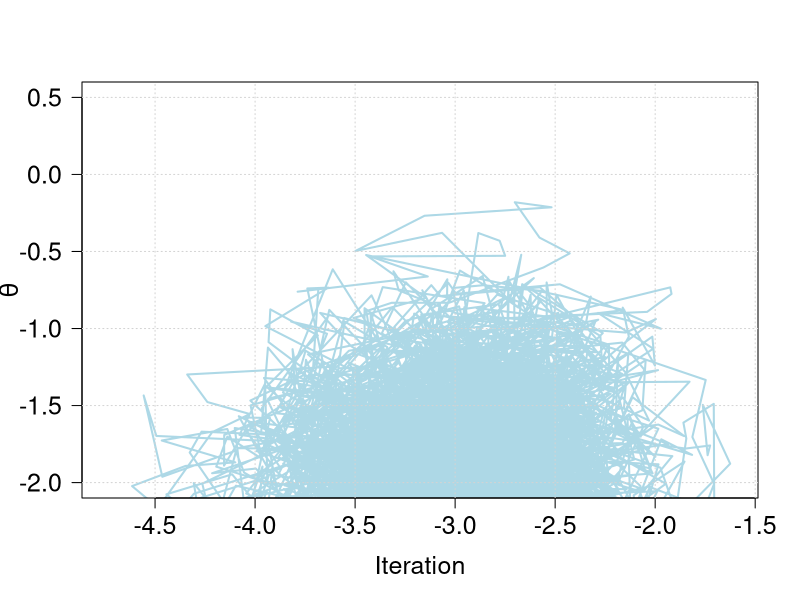
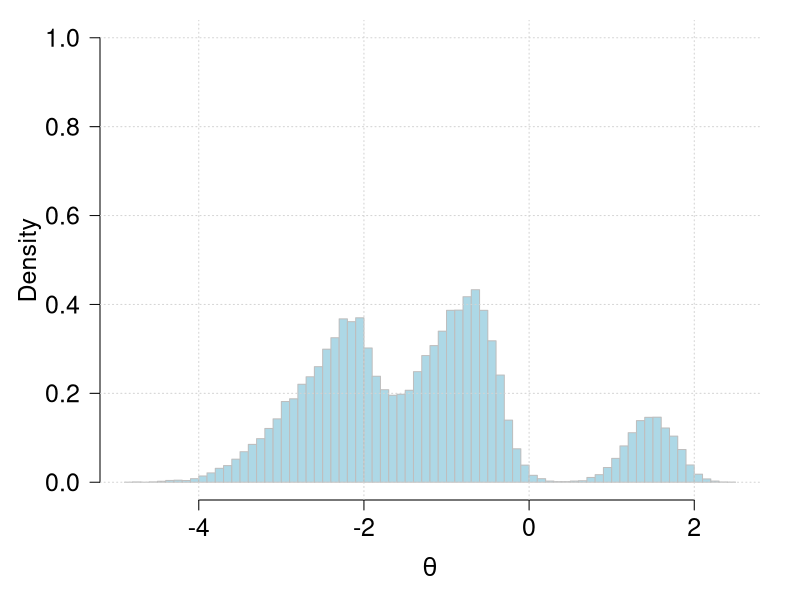
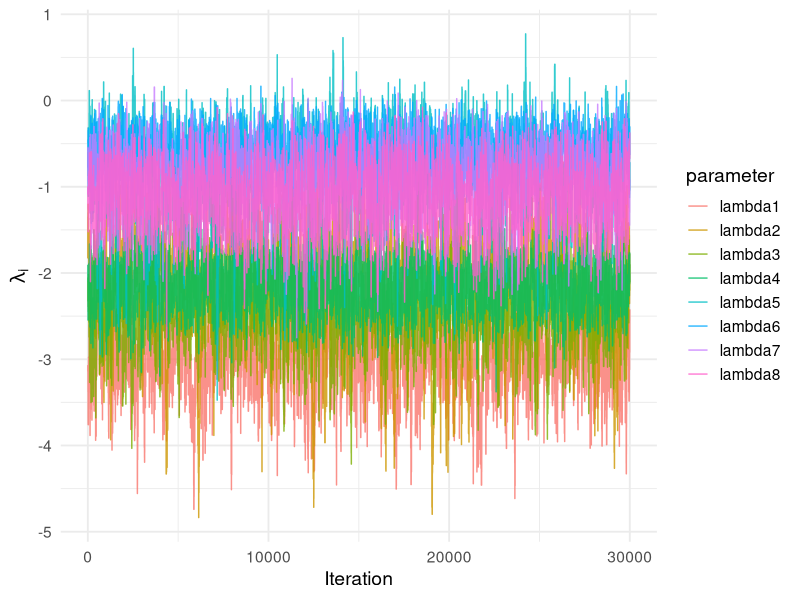
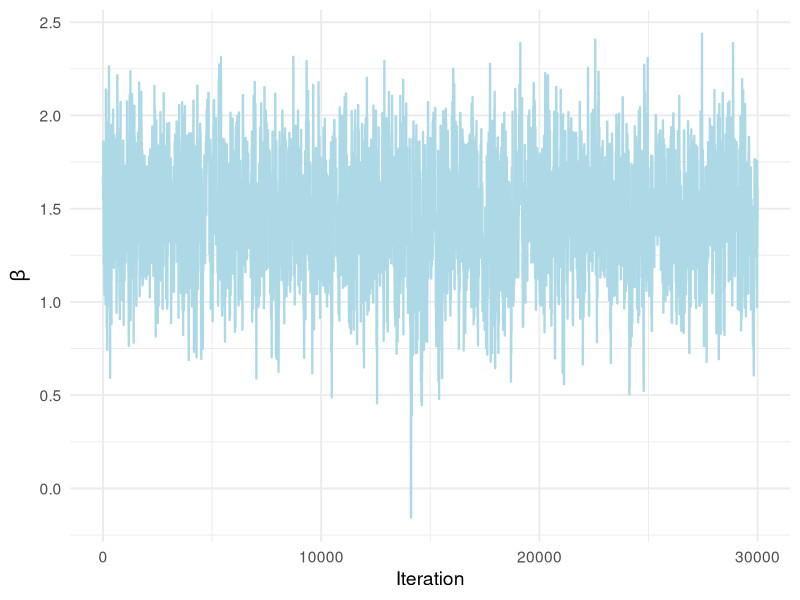
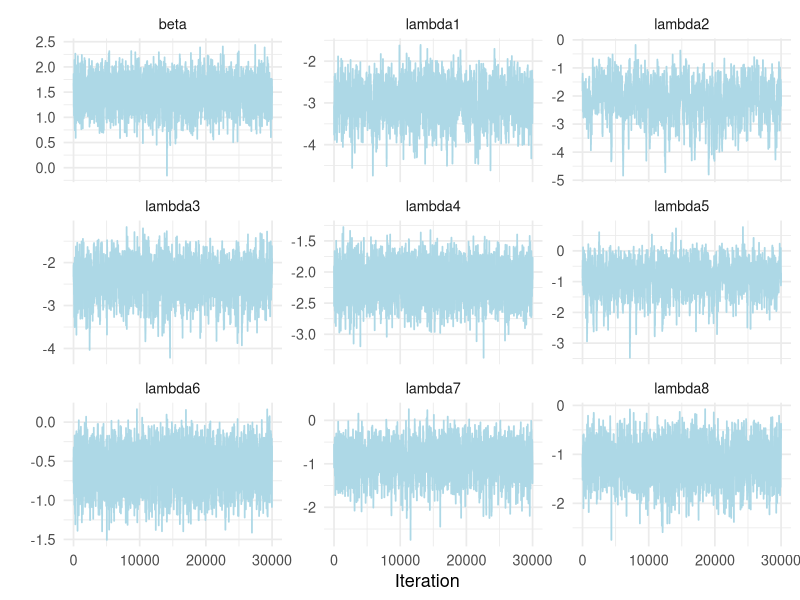

These figures' R source, in order: (Note: this script raises an error after producing the figures.)
## ---- chunk 1
knitr::opts_chunk$set(echo = TRUE)
## ---- chunk 2
library(ggplot2)
library(tidyr)
library(dplyr)

## ---- chunk 3

newton_raphson <- function(n, 
                           y, 
                           t, 
                           alpha, 
                           gamma, 
                           delta, 
                           maxit, 
                           lambda_start, 
                           beta_start) {

  #####
  # this function is based on the gradient from Antoninas solution
  #####
  
  # starting values for parameters
  # NOTE: REPARAMETRIZED PARS ARE USED and denote lambda_tilde, beta_tilde
  lambda <- lambda_start
  beta <- beta_start
  # overall parameter vector theta (9x1 vector)
  theta <- c(lambda, beta)
  
  # initialize result matrix with 3 columns and nrow=maxit
  res <- matrix(0, maxit, 10)
  res[1, 1:8] <- lambda
  res[1, 9] <- beta
  
  for (i in 2:maxit) {
    
  
    # use estimates from previous step
    lambda <- res[i-1, 1:8]
    beta <- res[i-1, 9]
    
    # log posterior
    log_p <- sum((y + alpha)*lambda) - sum((t + exp(beta))*exp(lambda)) + (n*alpha + gamma)*beta - delta*exp(beta)
    res[1,10] <- log_p
    
    # gradient of log-posterior (vector of first derivatives)
    # lambda gradient vector of n=8
    grad_lambda <- (y +  alpha) - exp(lambda)*(t + exp(beta))
    # beta gradient of n=1
    grad_beta <- n*alpha + gamma - exp(beta)*sum(exp(lambda)) - delta*exp(beta)
  
    # build gradient vector
    grad <- c(grad_lambda, grad_beta)
    
    
    # 2nd order derivative of lambdas n=8
    g2_lambda <- -exp(lambda)*(t+exp(beta))
    g2_beta <- -exp(beta)*sum(exp(lambda))-delta*exp(beta)
    
    # cross derivatives
    cross_der <- -exp(lambda)*exp(beta)
    
    # build hessian of 9x9 dimensions
    hess <- matrix(0, 9, 9)
    diag(hess) <- c(g2_lambda, g2_beta)
    hess[1:8, 9] <- -exp(beta) * exp(lambda)
    hess[9, 1:8] <- -exp(beta) * exp(lambda)
    
      
    # N-R step
    theta <- c(lambda, beta)
    theta_new <- theta - solve(hess, grad) # res[i, 1:9] <- th[i-1,1:9]-1*solve(hess)%*%grad
    
    ## update parameters
    lambda <- theta_new[1:8]
    beta <- theta_new[9]
    
    # store new estimated pars
    res[i, ] <- c(lambda, beta, log_p)

    
    ## ensure that lambdas are > 0 ?
    # lambda[1] <- max(0.00001, lambda[1])
    # ...
    
    ## ensure that beta > 0 ?
    
  }
  
  res
  
}



## ---- chunk 4
newton_raphson_old <- function(n, 
                           y, 
                           t, 
                           alpha, 
                           gamma, 
                           delta, 
                           maxit, 
                           lambda_start, 
                           beta_start) {

  #####
  # this function is based on the gradient from my old solution
  #####
  
  # starting values for parameters
  # NOTE: REPARAMETRIZED PARS ARE USED and denote lambda_tilde, beta_tilde
  lambda <- lambda_start
  beta <- beta_start
  # overall parameter vector theta (9x1 vector)
  theta <- c(lambda, beta)
  
  # initialize result matrix with 3 columns and nrow=maxit
  res <- matrix(0, maxit, 10)
  res[1, 1:8] <- lambda
  res[1, 9] <- beta
  
  for (i in 2:maxit) {
    
  
    # use estimates from previous step
    lambda <- res[i-1, 1:8]
    beta <- res[i-1, 9]
    
    # log posterior
    # first version: has algebraic mistakes
    # log_p <- sum(y*lambda*t - t*exp(lambda)) + beta*(n*alpha + gamma-1) + sum((alpha - 1)*lambda) -      exp(beta)*sum(exp(lambda)) - delta*exp(beta)
    # second version: 
    log_p <- sum(y*lambda - t*exp(lambda)) + sum((alpha - 1)*lambda) - exp(beta)*sum(exp(lambda)) + beta*(n*alpha + gamma) - delta*exp(beta)
    # third version: Antoninas solution
    # log_p <- sum((y + alpha)*lambda) - sum((t + exp(beta))*exp(lambda)) + (n*alpha + gamma)*beta - delta*exp(beta)
    res[1,10] <- log_p
    
    # gradient of log-posterior (vector of first derivatives)
    # lambda gradient vector of n=8
    # first version: grad_lambda <- (y*t +  alpha-1) - exp(lambda)*(t + exp(beta))
    grad_lambda <- (y +  alpha-1) - exp(lambda)*(t + exp(beta))
    # Antoninas solution: 
    # grad_lambda <- (y +  alpha) - exp(lambda)*(t + exp(beta))
    # beta gradient of n=1
    grad_beta <- n*alpha + gamma - 1 - exp(beta)*sum(exp(lambda)) - delta*exp(beta)
    # Antoninas solution: 
    # grad_beta <- n*alpha + gamma - exp(beta)*sum(exp(lambda)) - delta*exp(beta)
  
    # build gradient vector
    grad <- c(grad_lambda, grad_beta)
    
    
    # 2nd order derivative of lambdas n=8
    g2_lambda <- -exp(lambda)*(t+exp(beta))
    g2_beta <- -exp(beta)*sum(exp(lambda))-delta*exp(beta)
    
    # cross derivatives
    cross_der <- -exp(lambda)*exp(beta)
    
    # build hessian of 9x9 dimensions
    hess <- matrix(0, 9, 9)
    diag(hess) <- c(g2_lambda, g2_beta)
    hess[1:8, 9] <- -exp(beta) * exp(lambda)
    hess[9, 1:8] <- -exp(beta) * exp(lambda)
    
      
    # N-R step
    theta <- c(lambda, beta)
    theta_new <- theta - solve(hess, grad) # res[i, 1:9] <- th[i-1,1:9]-1*solve(hess)%*%grad
    
    ## update parameters
    lambda <- theta_new[1:8]
    beta <- theta_new[9]
    
    # store new estimated pars
    res[i, ] <- c(lambda, beta, log_p)

    
    ## ensure that lambdas are > 0 ?
    # lambda[1] <- max(0.00001, lambda[1])
    # ...
    
    ## ensure that beta > 0 ?
    
  }
  
  res
  
}

## ---- chunk 5

n <- 8
y <- c(4, 1, 5, 14, 3, 19, 7, 6)
t <- c(95, 16, 63, 126, 6, 32, 16, 19)

alpha <- 1.8
gamma <- 0.01
delta <- 1

maxit <- 80

lambda_start <- rep(0, 8)
beta_start <- 0


res <- newton_raphson(n, y, t, alpha, gamma, delta, maxit, 
                      lambda_start, beta_start)

## ---- chunk 6
head(res)
summary(res)
## ---- chunk 7
round(colMeans(res[, 1:9]), 5)
## ---- chunk 8
round(colMeans(exp(res[, 1:9])), 5)
## ---- chunk 9

res_old <- newton_raphson_old(n, y, t, alpha, gamma, delta, maxit, 
                      lambda_start, beta_start)

round(colMeans(exp(res_old[, 1:9])), 5)

## ---- chunk 10

## ---- chunk 11
set.seed(1995)
#### random walk metropolis sampler ####


# observed data
y <- c(4, 1, 5, 14, 3, 19, 7, 6)
t <- c(95, 16, 63, 126, 6, 32, 16, 19)

alpha <- 1.8
gamma <- 0.01
delta <- 1

# MCMC settings
m <- 35000  # chain length
acc <- 0
burnin <- 5000

# function to estimate log posterior given the theta parameter
get_log_posterior <- function(theta) {

  lambda <- theta[1:8]   # log-lambdas
  beta <- theta[9]       # log-beta

  # old solution for log-posterior
  #sum((y + alpha - 1) * lambda) -
  #  sum(t * exp(lambda)) - exp(beta) * sum(exp(lambda)) + (length(y) * alpha + gamma - 1) * beta - delta * exp(beta)
  log_p <- sum((y + alpha)*lambda) - sum((t + exp(beta))*exp(lambda)) + (n*alpha + gamma)*beta - delta*exp(beta)
  log_p
}

# initialize results vector
theta_results <- matrix(NA, m, 9)

# starting values
theta_current <- rep(0, 9)
log_current <- get_log_posterior(theta_current)
theta_results[1, ] <- theta_current


# tuning parameter for sd of proposal 
proposal_sd <- 0.283   # you may tune later

# MCMC loop
for (i in 2:m) {

  # random-walk proposal
  theta_cand <- theta_current + rnorm(9, 0, proposal_sd)

  log_cand <- get_log_posterior(theta_cand)
  logalpha <- log_cand - log_current

  # accept/reject
  if (log(runif(1)) < logalpha) {
    theta_current <- theta_cand
    log_current <- log_cand
    acc <- acc + 1
  }

  theta_results[i, ] <- theta_current
}



# acceptance rate --> should be 23%
acceptance <- acc/m
acceptance

# then remove burn-in period
theta_results <- theta_results[(burnin+1):m, ]


## ---- chunk 12
# line plot for theta samples
#png("plots/MH_line.png", width = 10, height = 8, units = "in", res = 300)
#par(mar = c(5, 5, 1, 2))
plot(theta_results, type="l", 
     xlab="Iteration", ylab=expression(theta), 
     ylim=c(-2,0.5),
     col="lightblue", lwd=2, 
     cex.axis=1.5, cex.lab=1.5, 
     cex.main=2, las=1)  
grid()  
#dev.off()


## histogram
#png("plots/MH_hist.png", width = 10, height = 8, units = "in", res = 300)
par(mar = c(5, 5, 1, 2))
hist(theta_results, 
     xlab=expression(theta), ylab="Density", 
     main="",
     col="lightblue", border="grey", 
     breaks=70, 
     ylim=c(0, 1),  
     cex.axis=1.5, cex.lab=1.5, 
     cex.main=2, las=1, freq=FALSE)  
grid()  
#dev.off()
## ---- chunk 13
set.seed(1995)

burnin <- 5000

# assume res is (M x 9): lambdas + beta
samples <- as.data.frame(theta_results[, 1:9])
colnames(samples) <- c(paste0("lambda", 1:8), "beta")

samples$iter <- seq_len(nrow(samples))

## ---- chunk 14
lambda_long <- samples %>%
  pivot_longer(cols = starts_with("lambda"),
               names_to = "parameter",
               values_to = "value")

ggplot(lambda_long, aes(x = iter, y = value, colour = parameter)) +
  geom_line(alpha = 0.8) +
  labs(x = "Iteration", y = expression(lambda[i])) +
  theme_minimal(base_size = 14)

## ---- chunk 15
ggplot(samples, aes(x = iter, y = beta)) +
  geom_line(colour = "lightblue", linewidth = 0.8) +
  labs(x = "Iteration", y = expression(beta)) +
  theme_minimal(base_size = 14)
## ---- chunk 16
samples_long <- samples %>%
  pivot_longer(cols = -iter,
               names_to = "parameter",
               values_to = "value")

ggplot(samples_long, aes(x = iter, y = value)) +
  geom_line(colour = "lightblue", linewidth = 0.6) +
  facet_wrap(~ parameter, scales = "free_y", ncol = 3) +
  labs(x = "Iteration", y = "") +
  theme_minimal(base_size = 13)

## ---- chunk 17

## ---- chunk 18

## ---- chunk 19

samples_summ <- 
  samples %>%
  summarize(
    mean_
  )

# 0.56
